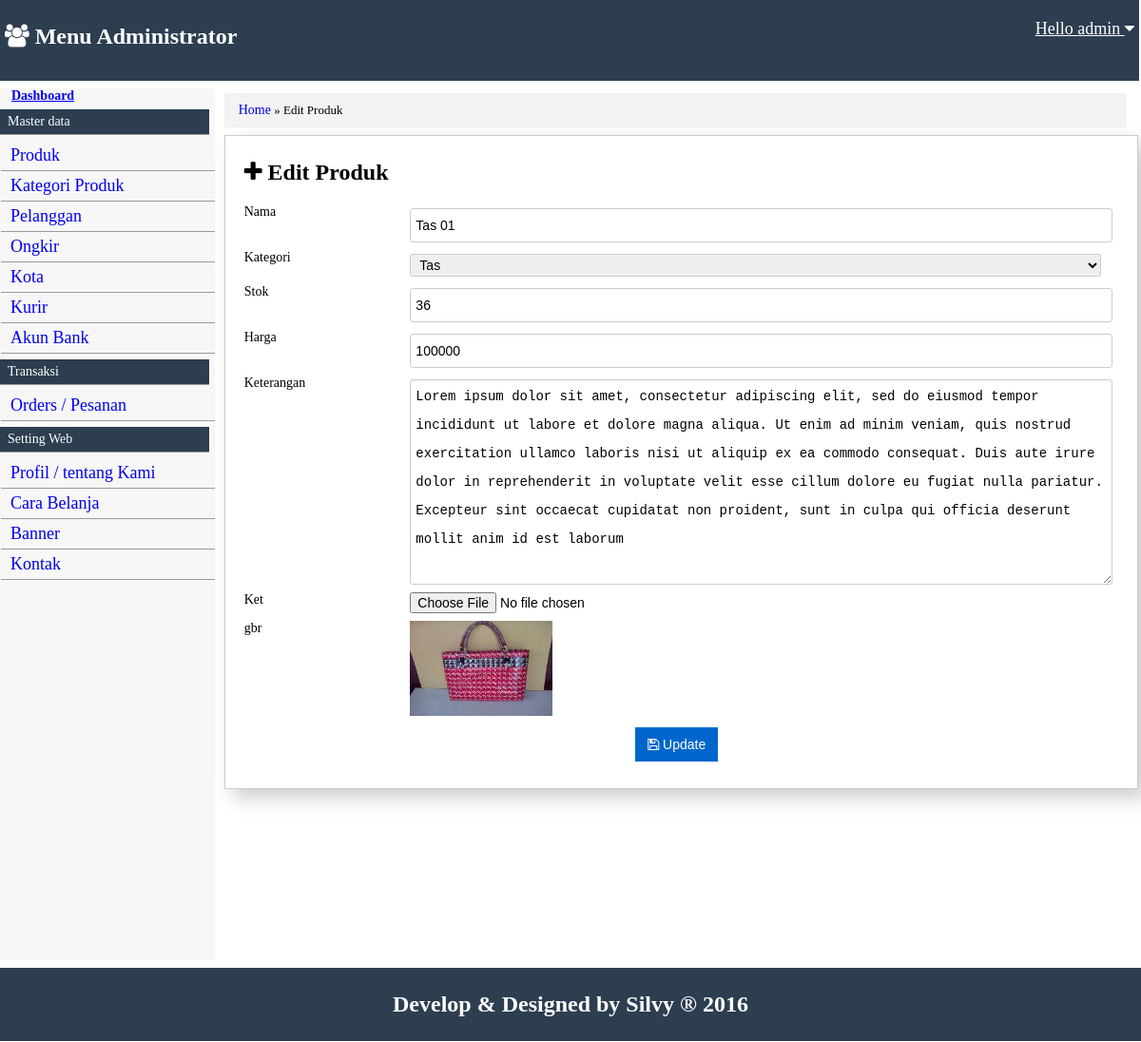
Page /admin/home.php?page=edit_produk&&id=PROD-0002 (signed in) on the committed database.
### tables this page shows
CREATE TABLE `produk` (
  `id_produk` varchar(20) NOT NULL,
  `id_kategori` int(10) NOT NULL,
  `nm_produk` varchar(100) NOT NULL,
  `harga_produk` double NOT NULL,
  `stok_produk` int(5) NOT NULL,
  `ket_produk` text NOT NULL,
  `tgl_simpan` datetime NOT NULL
);

CREATE TABLE `kategori_produk` (
  `id_kategori` int(11) NOT NULL,
  `nm_kategori` varchar(50) NOT NULL,
  `ket_kategori` text NOT NULL
);

CREATE TABLE `gambar_produk` (
  `id_gambar` int(10) NOT NULL,
  `id_produk` varchar(15) NOT NULL,
  `gambar_produk` text NOT NULL,
  `gambar_default` text NOT NULL,
  `tgl_upload` datetime NOT NULL
);

### admin/produk/edit_produk.php (the view, shortened to what this page needs)
<?php
$id=$_GET['id'];
$cari=mysql_query("select*from produk a inner join kategori_produk b on a.id_kategori=b.id_kategori
left join gambar_produk c on a.id_produk=c.id_produk
 where a.id_produk='$id' GROUP BY c.id_produk");
while($data=mysql_fetch_array($cari)){
?>
<div class="col10 scrumb"><a href="index.php">Home</a> &raquo; Edit Produk</div>
<form action="produk/update_produk.php" method="post"  enctype="multipart/form-data">
<div class="row" >
<div class="col10" id="box-add">
<h1><i class="fa fa-plus"></i> Edit Produk</h1>
<div class="input-group">
<div class="col2">Nama</div>
<div class="col8"><input type="text" name="nama" id="nama" class="text" placeholder="nama" value="<?php echo $data['nm_produk'];?>" />
</div>
</div>
<div class="input-group">
<div class="col2">Kategori</div>
<div class="col8">
<select name="kategori" id="kategori" class="text">
<option value="<?php echo $data['id_kategori'];?>"><?php echo $data['nm_kategori'];?></option>
      </select>
      </div>
</div>
<div class="input-group">
<div class="col2">Stok</div>
<div class="col8"><input type="text" name="stok" id="stok" class="text" placeholder="stok" value="<?php echo $data['stok_produk'];?>"/></div>
</div>
<div class="input-group">
<div class="col2">Harga</div>
<div class="col8"><input type="text" name="harga" id="harga" class="text" placeholder="harga" value="<?php echo $data['harga_produk'];?>" /></div>
</div>
<div class="input-group">
<div class="col2">Keterangan</div>
<div class="col8">
  <textarea name="ket" rows="7" class="text" id="ket" placeholder="keterangan"><?php echo $data['ket_produk'];?></textarea>
</div>
</div>
<div class="input-group">
<div class="col2">Ket</div>
<div class="col8">
  <input type="file" name="gambar" id="gambar">
</div>
</div>
<div class="input-group">
<div class="col2">gbr</div>
<div class="col8">
<img src="../asset/produk/<?php echo $data['gambar_produk'];?>" height="100" width="150" />
</div>
</div>
<div class="input-group">
<div class="col10 text-center">
  <button class="btn btn-blue" type="submit"><i class="fa fa-save"></i> Update</button>
</div>
</div>
</div>
</div>
  <?php } ?>
</form>

### asset/css/my_style.css (style rules this page uses)
* { padding:0; margin:0; top:0; }
h1 { font-size:x-large; margin-bottom:5px; margin-top:5px }

### asset/css/my_css.css (style rules this page uses)
* { font-size:14px; }
.text-center { text-align:center; }
.col1,.col2,.col3,.col4,.col5,.col6,.col7,.col8,.col9,.col10 { float:left; position:relative; margin:0px; margin-bottom:8px; }
.col2 { width:19%; float:left; position:relative; }
.col8 { width:79%; float:left; }
.col10 { width:99%; float:left; }
.btn { cursor:pointer; margin-left:0px; margin-top:4px; transition:1s; }
.btn-blue { padding:10px 13px; background-color:#06C; border:none; color:#FFF; }
.text { border:none; border:1px #CCC solid; line-height:30px; border-radius:3px; margin-top:4px; width:100%; padding:2px 5px; }
.input-group { width:100%; clear:both; }
.scrumb { padding: 10px 15px; background-color:#f3f3f3; margin-top: 5px; font-size:13px; }
.scrumb a { text-decoration:none; }

### admin/home.php (style rules this page uses)
* { padding:0px; margin:0px; }
#admin-home h1 { font-size:x-large; margin-bottom:20px; }

### admin/produk/edit_produk.php (style rules this page uses)
#box-add { border:1px #CCC solid; padding:20px 20px; box-shadow:9px 9px 20px #CCC; }

### rows in the picture
produk: nama "Tas 01", kategori "Tas", stok "36", harga "100000", ket "Lorem ipsum dolor sit amet, consectetur adipiscing elit, sed do eiusmod tempor incididunt ut labore et dolore magna aliqua. Ut enim ad minim veniam, quis nostrud exercitation ullamco laboris nisi ut aliquip ex ea commodo consequat. Duis aute irure dolor in reprehenderit in voluptate velit esse cillum dolore eu fugiat nulla pariatur. Excepteur sint occaecat cupidatat non proident, sunt in culpa qui officia deserunt mollit anim id est laborum", gambar_produk.gambar_produk (picture)

### other values in the picture
$usr "admin"
